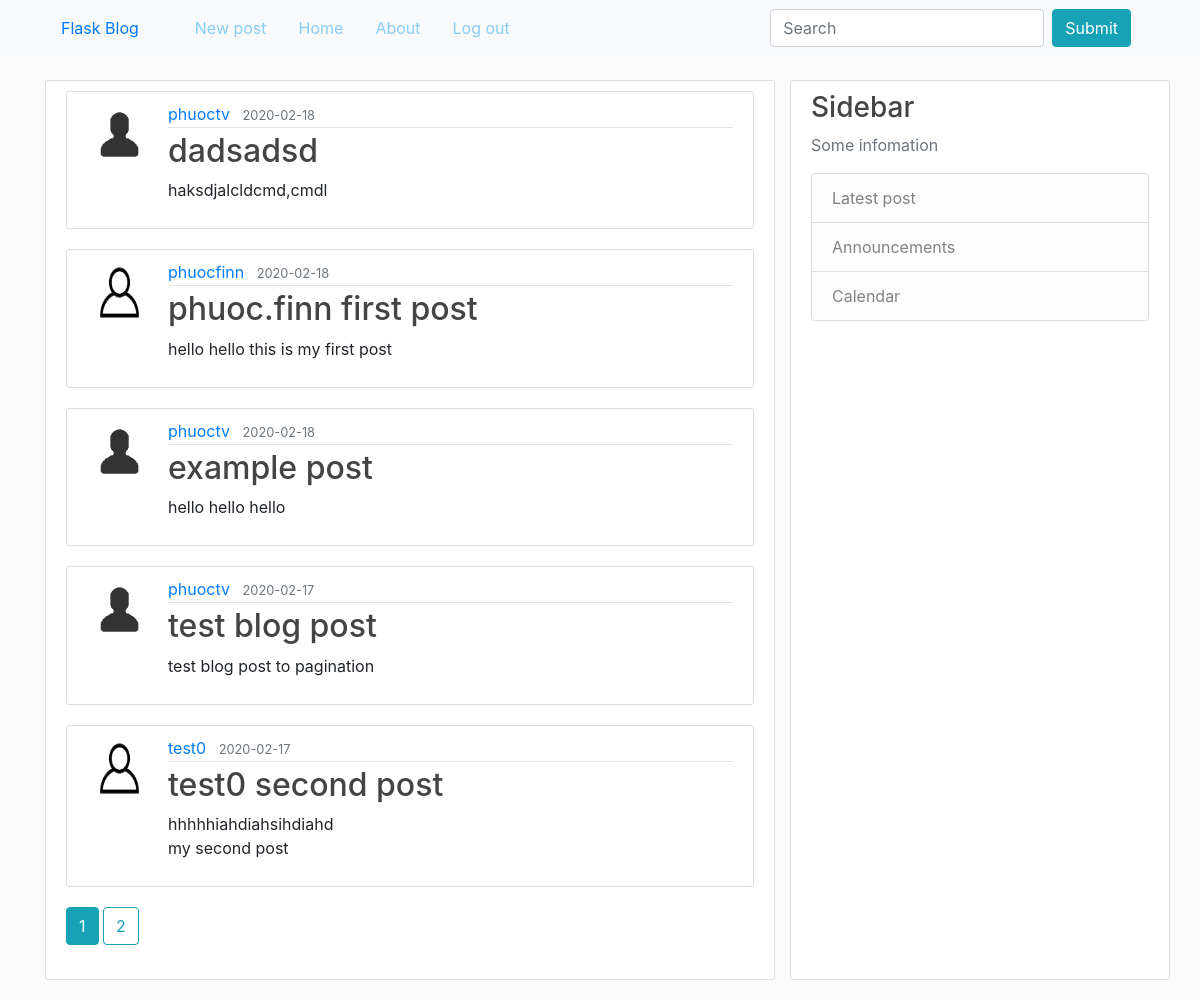
Page /home (signed in) on the earlier database version.
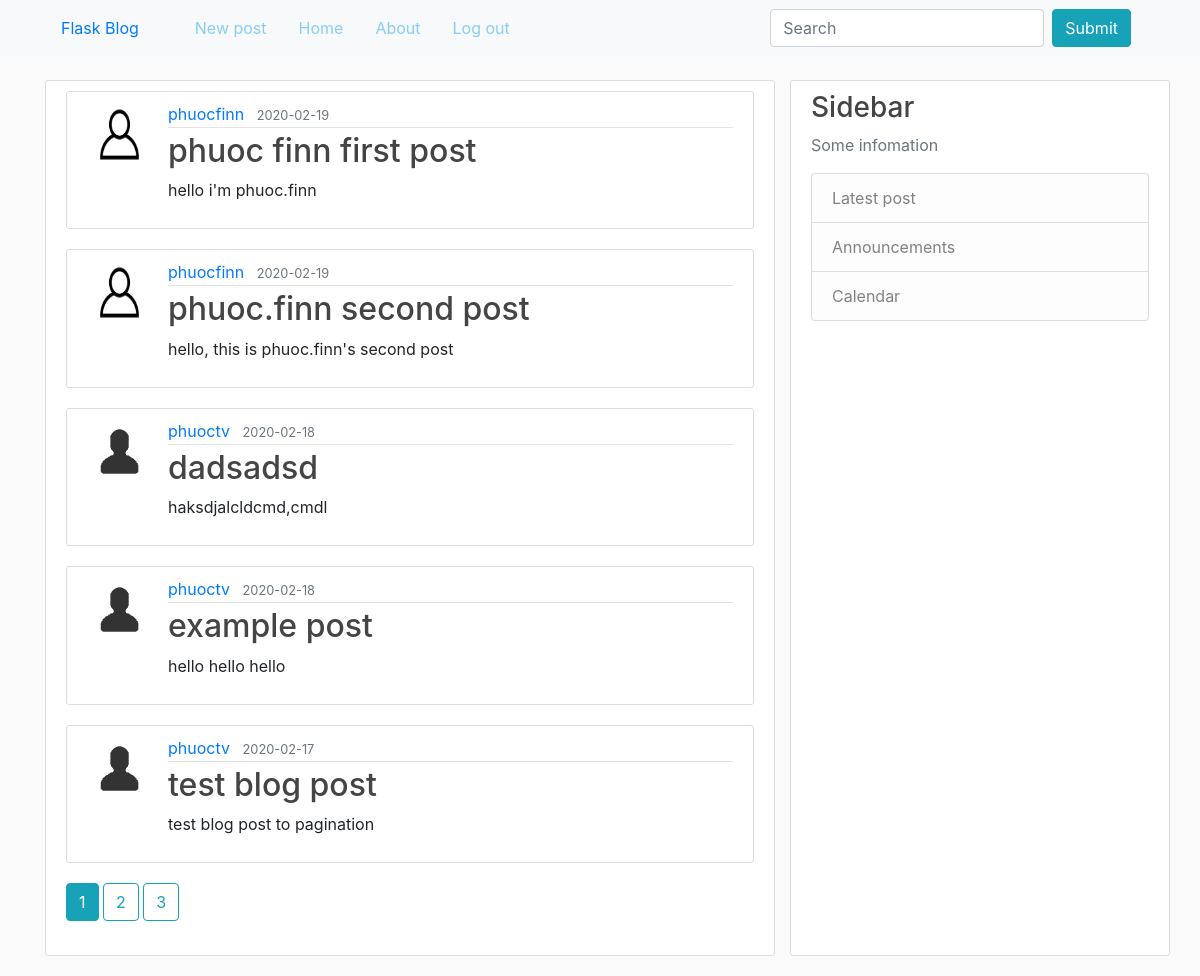
Same page on the later database version.
### blog/models.py (models this page shows, shortened)
class Post(db.Model):
    id = db.Column(db.Integer, primary_key=True)
    title = db.Column(db.String(100), nullable=False)
    date_posted = db.Column(db.DateTime, nullable=False,
                            default=datetime.datetime.utcnow())
    content = db.Column(db.Text, nullable=False)
    user_id = db.Column(db.Integer, db.ForeignKey('user.id'), nullable=False)

class User(db.Model, UserMixin):
    id = db.Column(db.Integer, primary_key=True)
    username = db.Column(db.String(20), unique=True, nullable=False)
    email = db.Column(db.String(120), unique=True, nullable=False)
    picture = db.Column(db.String(20), nullable=False, default='default.jpg')
    password = db.Column(db.String(60), nullable=False)
    posts = db.relationship('Post', backref='author', lazy=True)

### blog/main/routes.py (the view)
@main.route('/home')
@login_required
def home():
    page = request.args.get('page', 1, type=int)
    posts = Post.query.order_by(
        Post.date_posted.desc()).paginate(page=page, per_page=5)
    return render_template('home.html', posts=posts, title='Home')

### blog/models.py (called while the page is built)
@login_manger.user_loader
def load_user(user_id):
    return User.query.get(int(user_id))

### blog/templates/home.html (shortened to what this page needs)
{% extends 'layout.html' %}
{% block content %}
    <div class="content">
        {% for post in posts.items %}
            <article class="media content">
                <img src="{{ url_for('static', filename='pictures/' + post.author.picture) }}" alt="{{ post.author.username }}" class="rounded-circel article-img">
                <div class="media-body">
                    <div class="article-metadata">
                        <a href="{{ url_for('users.user_posts', username=post.author.username) }}" class="mr-2">{{ post.author.username }}</a>
                        <small class="text-muted">{{ post.date_posted.strftime('%Y-%m-%d') }}</small>
                    </div>
                    <h2><a href="{{ url_for('posts.post', post_id=post.id) }}" class="article-title">{{ post.title }}</a></h2>
                    <p class="article-content">{{ post.content }}</p>
                </div>
            </article>
        {% endfor %}
        {% for page_num in posts.iter_pages(left_edge=1, right_edge=1, left_current=1, right_current=2) %}
            {% if page_num %}
                {% if posts.page == page_num %}
                    <a href="{{ url_for('main.home', page=page_num) }}" class="btn btn-info mb-4">{{ page_num }}</a>
                {% else %}
                    <a href="{{ url_for('main.home', page=page_num) }}" class="btn btn-outline-info mb-4">{{ page_num }}</a>
                {% endif %}
            {% else %}
                ...
            {% endif %}
        {% endfor %}
    </div>
{% endblock content %}

Differences in the rows shown:
removed Post: picture (placeholder picture), author.username "phuocfinn", date_posted "2020-02-18", title "phuoc.finn first post", content "hello hello this is my first post"
no longer on this page (row unchanged): Post: picture (placeholder picture), author.username "test0", date_posted "2020-02-17", title "test0 second post", content "hhhhhiahdiahsihdiahd my second post"
added Post: picture (placeholder picture), author.username "phuocfinn", date_posted "2020-02-19", title "phuoc finn first post", content "hello i'm phuoc.finn"
added Post: picture (placeholder picture), author.username "phuocfinn", date_posted "2020-02-19", title "phuoc.finn second post", content "hello, this is phuoc.finn's second post"
Other differences:
new list line: "3"
